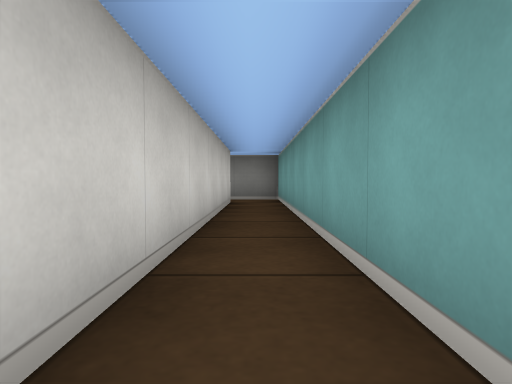
view 1 (above)

14 first-person views from a walk through a cub3D level. The camera is about half as high as the walls, tilts 2° down and sees 75° across. The floor is counted in squares. Each view is taken from the middle of a square. On the plan, view 1 faces up. The plan holds only what a view shows up to about 9 squares ahead; the rest is blank.

view 2
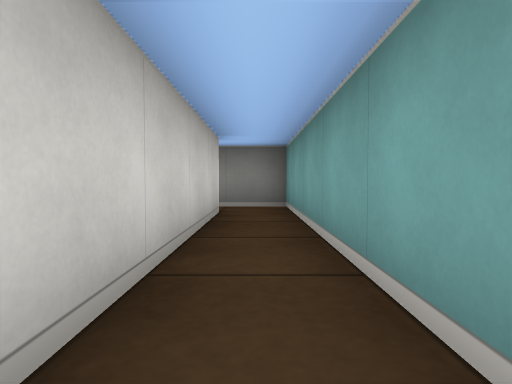

view 3
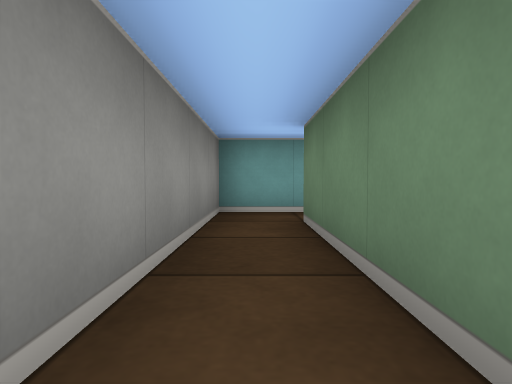

view 4
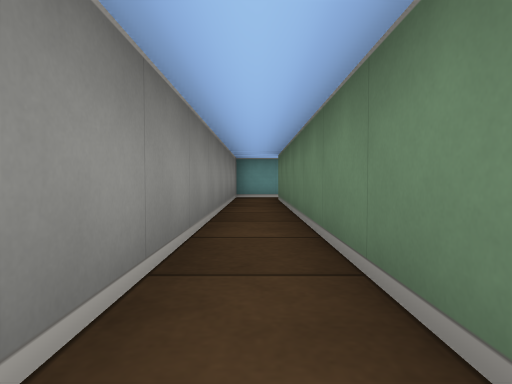

view 5
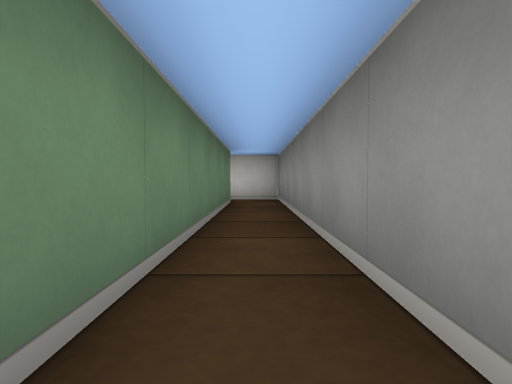

view 6
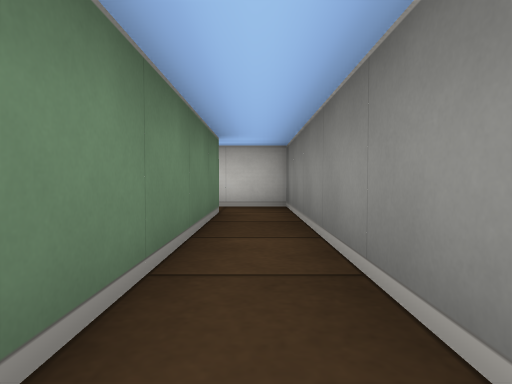

view 7
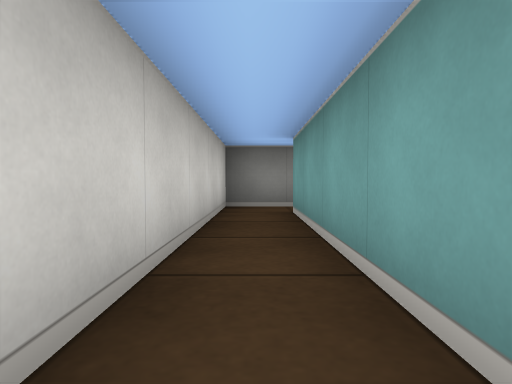

view 8
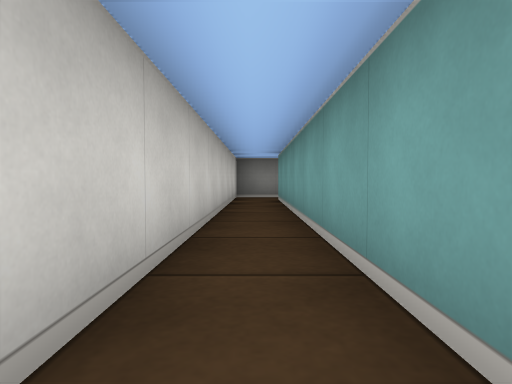

view 9
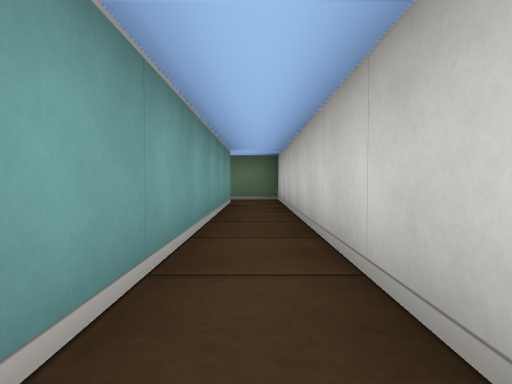

view 10
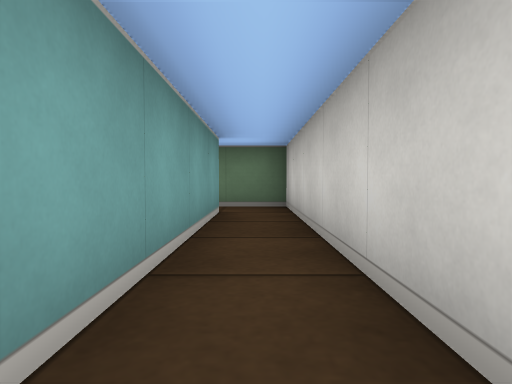

view 11
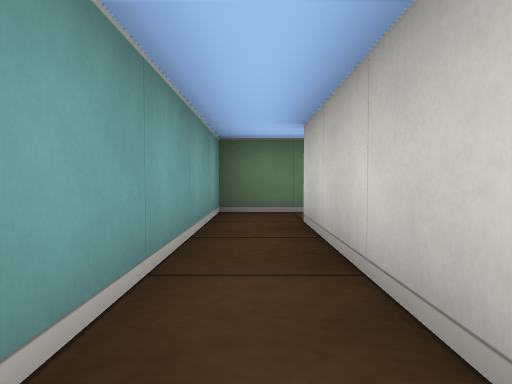

view 12
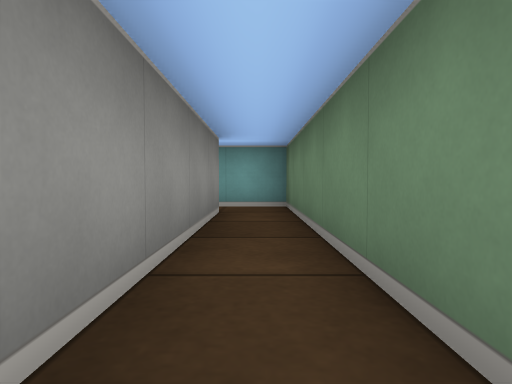

view 13
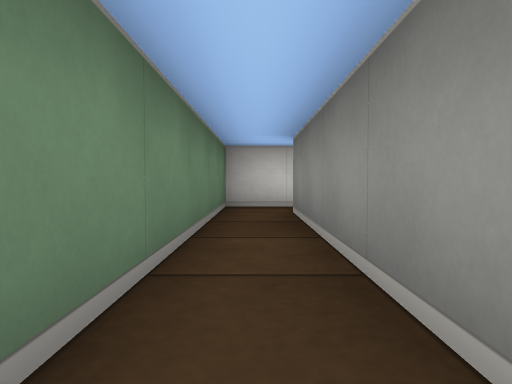

view 14
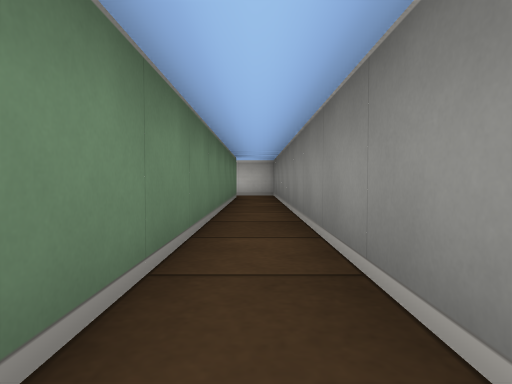

### Floor plan
Ten units are one square. View 1 is at (0, 0); x grows to the right and y downward. Boxes are objects, and circles mark ways between rooms. Rooms are numbered by the first view taken in them; rooms with no view inside come last. Other rooms are left out.
<svg viewBox="-130 -80 140 140">
<path fill="none" stroke="#000" d="M5 5 5 -75 -115 -75M-115 -65 -5 -65 -5 5M-115 45 -115 -65M-115 -75 -125 -75 -125 55 -114 55M-5 5 -55 5M-65 4 -65 15 5 15 5 5"/>
<circle cx="-110" cy="-70" r="3" fill="#2a7"/>
<circle cx="0" cy="0" r="3" fill="#2a7"/>
<text x="-30" y="-70">1</text>
<text x="-120" y="-10">2</text>
<text x="-30" y="10">3</text>
</svg>
Room 1 opens to room 2. Room 1 opens to room 3.

Where each view was taken, in squares from view 1:
view 1: 0 up, 0 right, facing up
view 2: 2 up, 0 right, facing up
view 3: 7 up, 4 left, facing right
view 4: 7 up, 8 left, facing right
view 5: 7 up, 5 left, facing left
view 6: 7 up, 7 left, facing left
view 7: 2 up, 12 left, facing up
view 8: 1 down, 12 left, facing up
view 9: 2 up, 12 left, facing down
view 10: 0 up, 12 left, facing down
view 11: 3 up, 0 right, facing down
view 12: 1 down, 5 left, facing right
view 13: 1 down, 1 left, facing left
view 14: 7 up, 3 left, facing left
